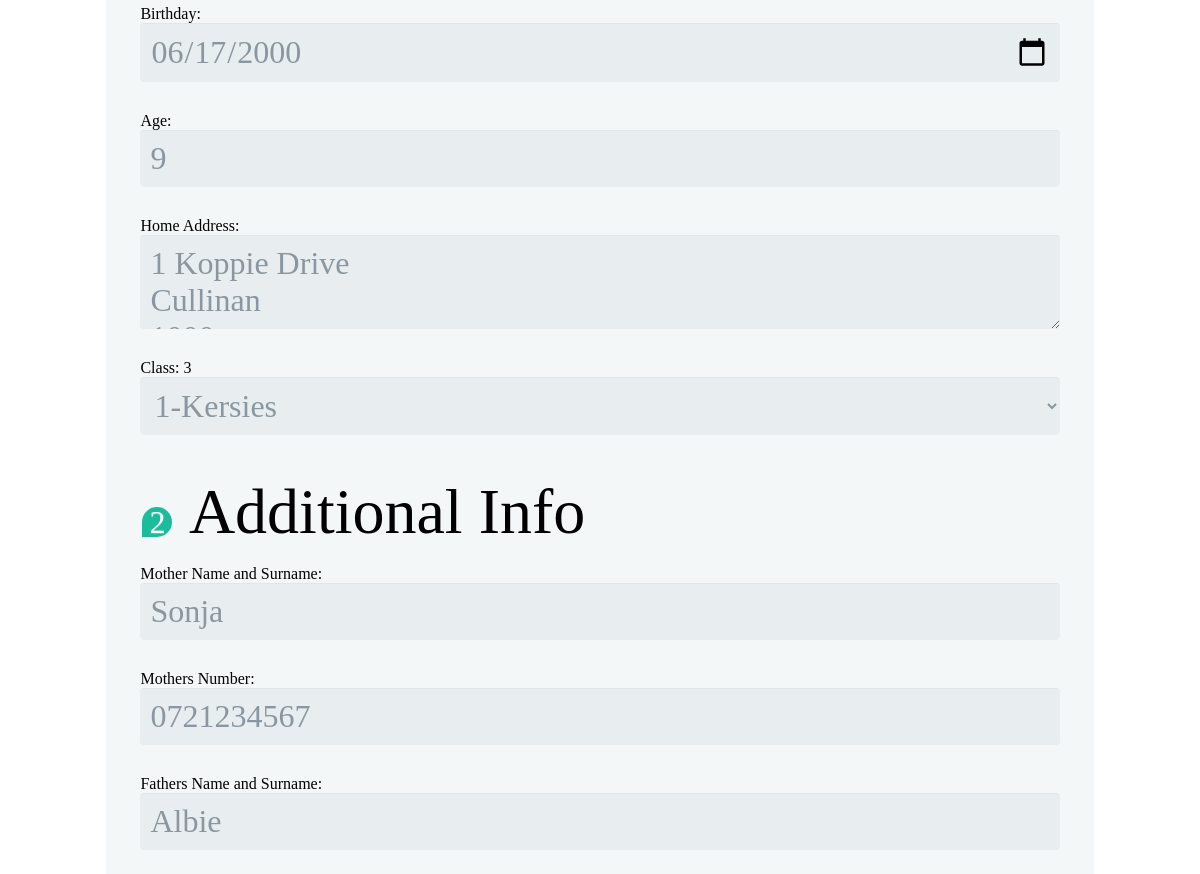
The page /new.php?id=2 (signed in, middle part) on the database as committed earlier.
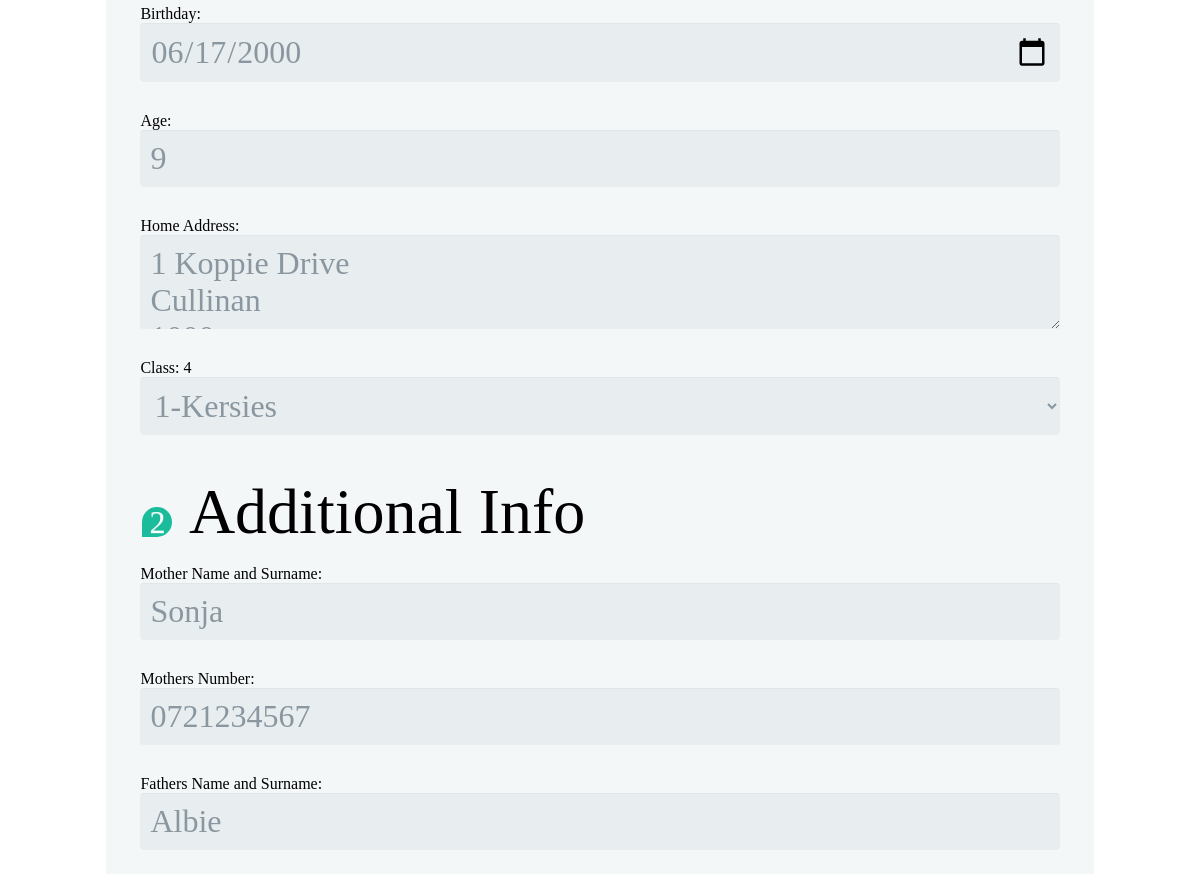
The same page on the database as committed later.
### tables this page shows
CREATE TABLE student ( 
id INTEGER NOT NULL PRIMARY KEY AUTOINCREMENT,
name TEXT NOT NULL,
surname TEXT NOT NULL,
birthday date,
age INTEGER,
houseaddress TEXT,
mom TEXT,
momnum TEXT,
dad TEXT,
dadnum TEXT,
churchsms TEXT,
    class_id INTEGER);

### new.php (the view, shortened to what this page needs)
<?php
$birthday = '';
$age = '';
$add = '';
$mom = '';
$momcell = '';
$dad = '';
$classid = '';
if (isset($_GET['id'])) {
  include_once('db_open.php');
  $id = $_GET['id'];
  $sql = "SELECT * FROM student where id = '$id';";
  $result = $conn->query($sql);
  foreach ($result as $row) {
        $birthday = $row['birthday'];
        $age = $row['age'];
        $add = $row['houseaddress'];
        $mom = $row['mom'];
        $momcell = $row['momnum'];
        $dad = $row['dad'];
        $classid = $row['class_id'];
        }
}
?>
    <head>
        <link rel="stylesheet" href="main.css">
    </head>
    <body>
        <div class="form-style-5">
            <form method='POST'>
                <fieldset>
                Birthday:
                <input type="Date" name="birthday" value="<?php echo $birthday; ?>" placeholder="Birthdate *">
                Age:
                <input type="number" name="age" value="<?php echo $age; ?>" placeholder="Age *">
                Home Address:
                <textarea name="add" placeholder="Home Address"><?php echo $add; ?> </textarea>
                Class: <?php echo $classid; ?>
                <select name="classid">
                    <option value="1">1-Kersies</option>
                </select>
                </fieldset>
                <fieldset>
                <legend><span class="number">2</span> Additional Info</legend>
                Mother Name and Surname:
                <input type="text" name="mom" value="<?php echo $mom; ?>" placeholder="Mothers Name" />
                Mothers Number:
                <input type="number" name="momcell"  value="<?php echo $momcell; ?>" placeholder="Mothers Number" />
                Fathers Name and Surname:
                <input type="text"  value="<?php echo $dad; ?>" name="dad" placeholder="Fathers Name" />
                </fieldset>
            </form>
        </div>
    </body>
</html>

### main.css (style rules this page uses)
.form-style-5 { max-width: 80%; padding: 10px 20px; background: #f4f7f8; margin: 10px auto; padding: 20px; background: #f4f7f8; border-radius: 8px; font-family: Georgia, "Times New Roman", Times, serif; }
.form-style-5 fieldset { border: none; }
.form-style-5 legend { font-size: 4rem; margin-bottom: 10px; }
.form-style-5 input[type="text"], .form-style-5 input[type="date"], .form-style-5 input[type="week"], .form-style-5 input[type="datetime"], .form-style-5 input[type="email"], .form-style-5 input[type="number"], .form-style-5 input[type="search"], .form-style-5 input[type="time"], .form-style-5 input[type="password"], .form-style-5 input[type="url"], .form-style-5 textarea, .form-style-5 select { font-family: Georgia, "Times New Roman", Times, serif; background: rgba(255,255,255,.1); border: none; border-radius: 4px; font-size: 2rem; margin: 0; outline: 0; padding: 10px; width: 100%; box-sizing: border-box; -webkit-box-sizing: border-box; -moz-box-sizing: border-box; background-color: #e8eeef; color:#8a97a0; -webkit-box-shadow: 0 1px 0 rgba(0,0,0,0.03) inset; box-shadow: 0 1px 0 rgba(0,0,0,0.03) inset; margin-bottom: 30px; }
.form-style-5 select { -webkit-appearance: menulist-button; height:2ren; }
.form-style-5 .number { background: #1abc9c; color: #fff; height: 30px; width: 30px; display: inline-block; font-size: 2rem; margin-right: 4px; line-height: 30px; text-align: center; text-shadow: 0 1px 0 rgba(255,255,255,0.2); border-radius: 15px 15px 15px 0px; }

Rows that differ between the two databases and show on the page:
changed student "1 Koppie Drive Cullinan 1000": class "3" → "4"
